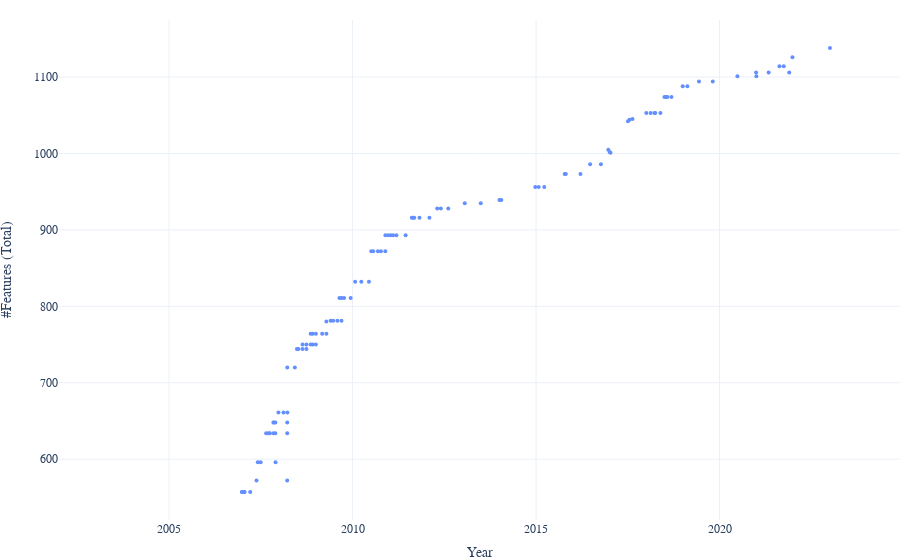
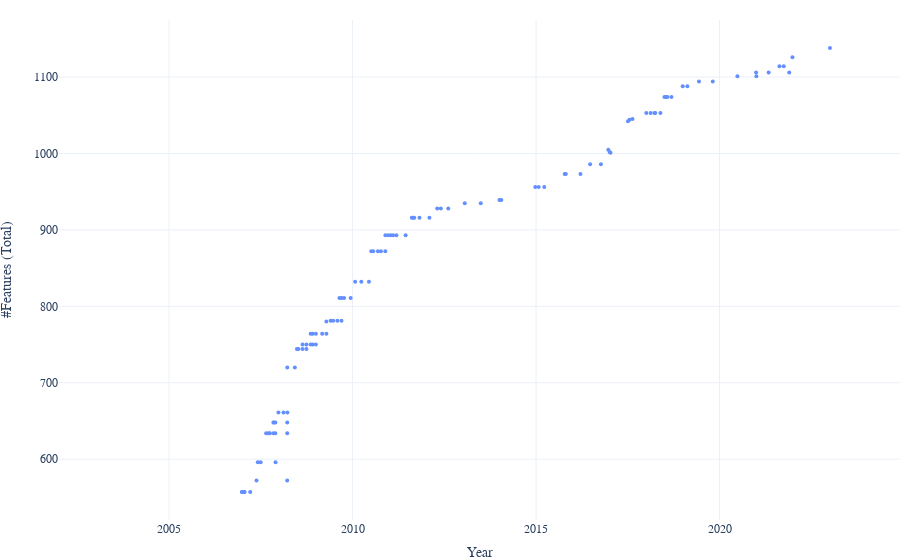
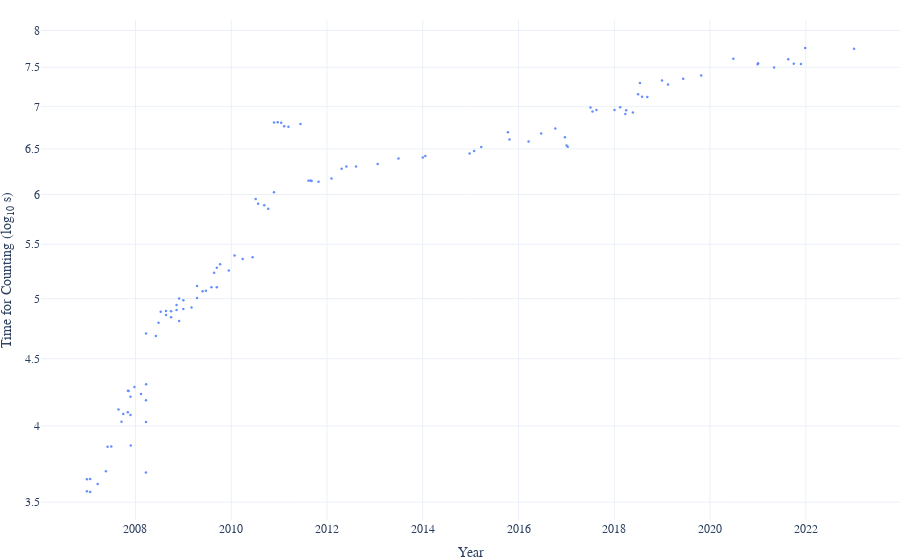
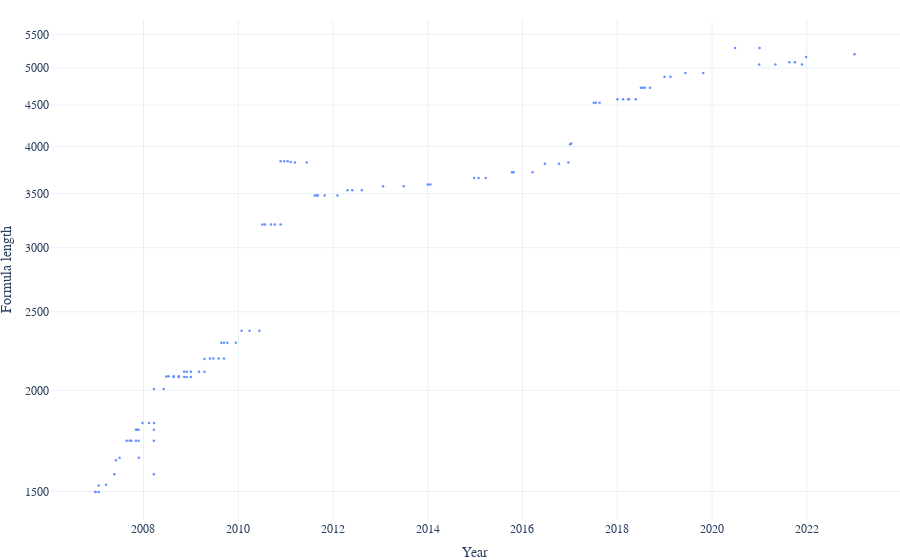

These figures' notebook cell, in order:
### Code cell
features()
model_count_time()
model_count()
sloc()
